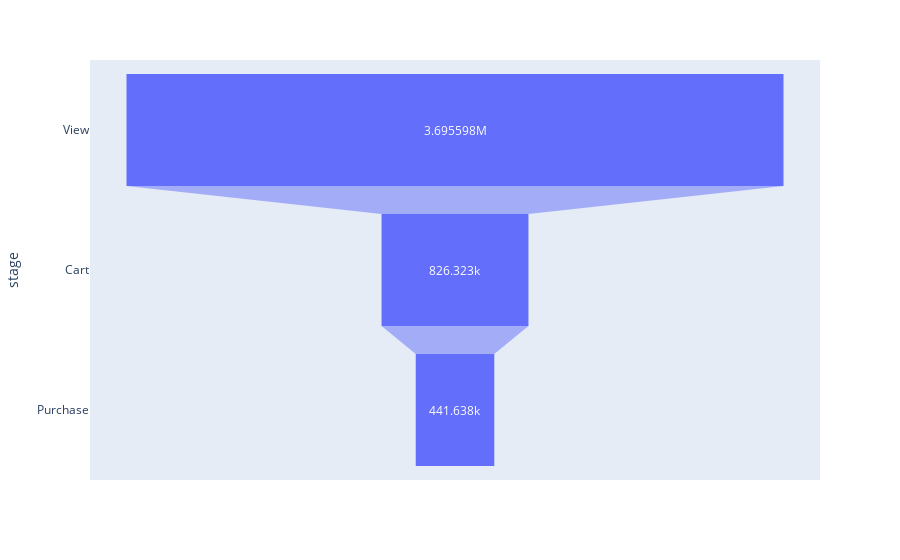

Notebook code for this chart:
### Markdown cell above
| Stage       | Users  | Conversion Rate | Drop-off |
| ----------- | ------ | --------------- | -------- |
| View        | 3695598| -               | -        |
| Add to Cart | 826323 | 22.3596500154%             | 2869275   |
| Purchase    | 441638 | 53.4452024208%             | 384685   |

### Code cell
dff = pd.DataFrame({
    'stage': ['View', 'Cart', 'Purchase'],
    'users': [view, cart, purchase]
})

px.funnel(dff, x='users', y='stage')

### Figure 1 — Plotly figure (JSON) as saved in the notebook; plotly's stock layout.template omitted (floating-point values rounded to 4 significant figures)
{"data": [{"hovertemplate": "users=%{x}<br>stage=%{y}<extra></extra>", "legendgroup": "", "marker": {"color": "#636efa"}, "name": "", "orientation": "h", "showlegend": false, "type": "funnel", "x": [3695598, 826323, 441638], "xaxis": "x", "y": ["View", "Cart", "Purchase"], "yaxis": "y"}], "layout": {"legend": {"tracegroupgap": 0}, "margin": {"t": 60}, "xaxis": {"anchor": "y", "domain": [0, 1], "title": {"text": "users"}}, "yaxis": {"anchor": "x", "domain": [0, 1], "title": {"text": "stage"}}}}
